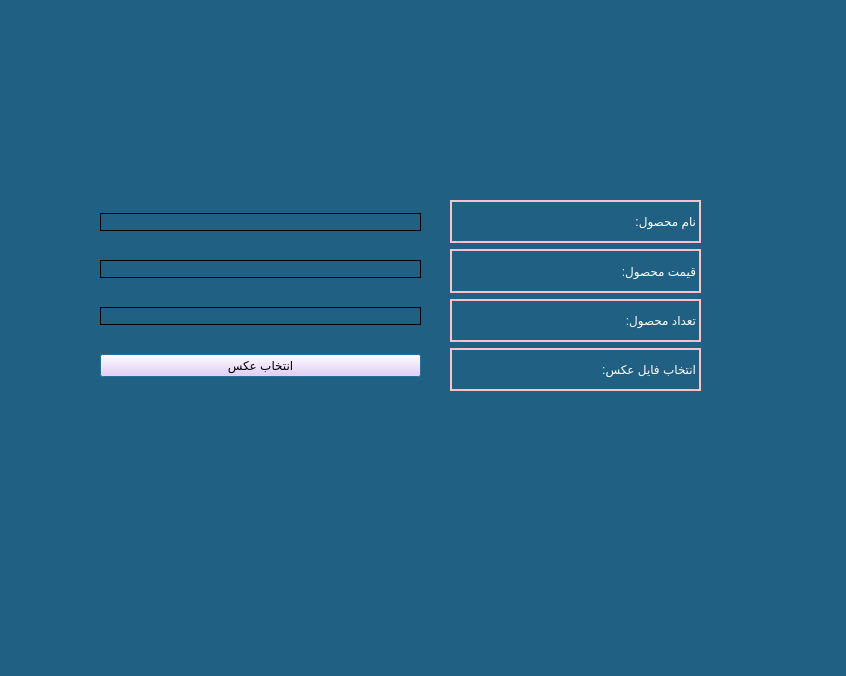
<?xml version="1.0" encoding="UTF-8"?>
<ui version="4.0">
 <class>Dialog</class>
 <widget class="QDialog" name="Dialog">
  <property name="geometry">
   <rect>
    <x>0</x>
    <y>0</y>
    <width>846</width>
    <height>676</height>
   </rect>
  </property>
  <property name="windowTitle">
   <string>Dialog</string>
  </property>
  <property name="styleSheet">
   <string notr="true">background-color: rgb(31, 96, 131);</string>
  </property>
  <widget class="QWidget" name="verticalLayoutWidget">
   <property name="geometry">
    <rect>
     <x>100</x>
     <y>190</y>
     <width>321</width>
     <height>211</height>
    </rect>
   </property>
   <layout class="QVBoxLayout" name="verticalLayout">
    <item>
     <widget class="QLineEdit" name="lineEdit">
      <property name="styleSheet">
       <string notr="true">border:1px solid black;
font: 14pt &quot;MV Boli&quot;;</string>
      </property>
     </widget>
    </item>
    <item>
     <widget class="QLineEdit" name="lineEdit_2">
      <property name="styleSheet">
       <string notr="true">border:1px solid black;
font: 14pt &quot;MV Boli&quot;;</string>
      </property>
     </widget>
    </item>
    <item>
     <widget class="QLineEdit" name="lineEdit_3">
      <property name="styleSheet">
       <string notr="true">font: 14pt &quot;MV Boli&quot;;
border:1px solid black;</string>
      </property>
     </widget>
    </item>
    <item>
     <widget class="QPushButton" name="SelectImageButton">
      <property name="styleSheet">
       <string notr="true">color: black;
background-color: rgb(249, 201, 255);
font: 12pt &quot;MS Shell Dlg 2&quot;;</string>
      </property>
      <property name="text">
       <string>انتخاب عکس</string>
      </property>
     </widget>
    </item>
   </layout>
  </widget>
  <widget class="QWidget" name="verticalLayoutWidget_2">
   <property name="geometry">
    <rect>
     <x>450</x>
     <y>200</y>
     <width>251</width>
     <height>191</height>
    </rect>
   </property>
   <layout class="QVBoxLayout" name="verticalLayout_2">
    <item>
     <widget class="QLabel" name="label">
      <property name="styleSheet">
       <string notr="true">border:1.5px solid pink;
font: 16pt &quot;Impact&quot;;
color: rgb(255, 255, 255);</string>
      </property>
      <property name="text">
       <string>نام محصول:</string>
      </property>
     </widget>
    </item>
    <item>
     <widget class="QLabel" name="label_2">
      <property name="styleSheet">
       <string notr="true">border:1.5px solid pink;
font: 16pt &quot;Impact&quot;;
color: rgb(255, 255, 255);</string>
      </property>
      <property name="text">
       <string>قیمت محصول:</string>
      </property>
     </widget>
    </item>
    <item>
     <widget class="QLabel" name="label_3">
      <property name="styleSheet">
       <string notr="true">border:1.5px solid pink;
font: 16pt &quot;Impact&quot;;
color: rgb(255, 255, 255);</string>
      </property>
      <property name="text">
       <string>تعداد محصول:</string>
      </property>
     </widget>
    </item>
    <item>
     <widget class="QLabel" name="label_5">
      <property name="styleSheet">
       <string notr="true">border:1.5px solid pink;
font: 16pt &quot;Impact&quot;;
color: rgb(255, 255, 255);</string>
      </property>
      <property name="text">
       <string>انتخاب فایل عکس:</string>
      </property>
     </widget>
    </item>
   </layout>
  </widget>
  <widget class="QLabel" name="label_4">
   <property name="geometry">
    <rect>
     <x>340</x>
     <y>20</y>
     <width>171</width>
     <height>151</height>
    </rect>
   </property>
   <property name="text">
    <string/>
   </property>
   <property name="pixmap">
    <pixmap>../images/[removal.ai]_1212fe80-07d2-470a-91eb-e306b0b6d4c8_20943859.png</pixmap>
   </property>
   <property name="scaledContents">
    <bool>true</bool>
   </property>
  </widget>
  <widget class="QLabel" name="selected_image_label">
   <property name="geometry">
    <rect>
     <x>130</x>
     <y>480</y>
     <width>531</width>
     <height>121</height>
    </rect>
   </property>
   <property name="text">
    <string/>
   </property>
  </widget>
 </widget>
 <resources/>
 <connections/>
</ui>
